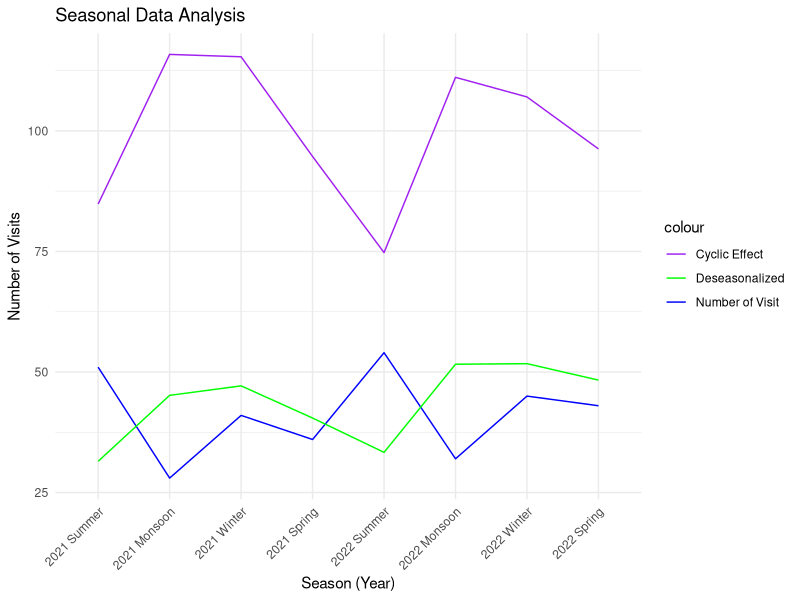

Write the R code that produced this figure.
## ---- chunk 1
knitr::opts_chunk$set(echo = TRUE)
## ---- chunk 2
# Load the required libraries
library(tidyr)
library(dplyr)
library(ggplot2)

# Define the season
season_name <- c("Summer", "Monsoon", "Winter", "Spring")

# Define the season matrix
season_values <- matrix(c(51, 28, 41, 36, 54, 32, 45, 43), nrow = 4, ncol = 2, byrow = FALSE)

# Define the years
years <- c(2021, 2022)

# Define the seasonal index
seasonal_index <- c(162, 62, 87, 89)

# Assign column names to the season matrix
colnames(season_values) <- years

# Calculate the deseasonalized values
deseasonalized <- season_values / seasonal_index * 100

# Combine the years, season_name into a data frame
data <- data.frame(
  year = rep(years, each = length(season_name)),
  season_name = rep(season_name, times = length(years)),
  number_of_visit = as.vector(season_values),
  seasonal_index = rep(seasonal_index, times = length(years)),
  deseasonalized = as.vector(deseasonalized)
)

# Print the data frame
print(data)
## ---- chunk 3
# Total number of observations
t <- nrow(data)

# Calculate the value of x for each observation
xt <- 2 * (1:t - 4.5)

# Sum of (xt * yt) and sum of x^2
yt <- data$deseasonalized
xtyt <- xt * yt
x_2 <- xt^2

# Calculate the B_0 and B_1 coefficients
B_1 <- sum(xtyt) / sum(x_2)
B_0 <- sum(yt) / t

# Print the results
print(B_1)
print(B_0)

# Find the trend values
Yt <- B_0 + B_1 * xt

# Create a data frame with the new values:
data_1 <- data.frame(
  year = rep(years, each = length(season_name)),
  season_name = rep(season_name, times = length(years)),
  number_of_visit = as.vector(season_values),
  seasonal_index = rep(seasonal_index, times = length(years)),
  deseasonalized = as.vector(deseasonalized),
  trend_values = Yt
)
print(data_1)

# Create the cyclic effect
data_2 <- data_1 %>%
  mutate(cyclic_effect = (deseasonalized / trend_values) * 100)
data_2
## ---- chunk 4
# Create a time series object for adjusted index values
number_of_visit_ts <- ts(data_2$number_of_visit, start = c(2021, 1), frequency = 4)
deseasonalized_ts <- ts(data_2$deseasonalized, start = c(2021, 1), frequency = 4)
trend_values_ts <- ts(data_2$trend_values, start = c(2021, 1), frequency = 4)
cyclic_effect_ts <- ts(data_2$cyclic_effect, start = c(2021, 1), frequency = 4)

# Print the results
print(number_of_visit_ts)
print(deseasonalized_ts)
print(trend_values_ts)
print(cyclic_effect_ts)

# Create a new column combining year and season for plotting
data_2$season_year <- paste(data_2$year, data_2$season_name, sep = " ")

# Plot the data
library(ggplot2)
plot1 <- ggplot(data_2, aes(x = season_year, group = 1)) +
  geom_line(aes(y = number_of_visit, color = "Number of Visit")) +
  geom_line(aes(y = deseasonalized, color = "Deseasonalized")) +
  geom_line(aes(y = cyclic_effect, color = "Cyclic Effect")) +
  labs(title = "Seasonal Data Analysis", x = "Season (Year)", y = "Number of Visits") +
  scale_color_manual(values = c("Number of Visit" = "blue", "Deseasonalized" = "green", "Cyclic Effect" = "purple")) +
  theme_minimal() +
  theme(axis.text.x = element_text(angle = 45, hjust = 1)) +
  scale_x_discrete(limits = unique(data_2$season_year))

print(plot1)

